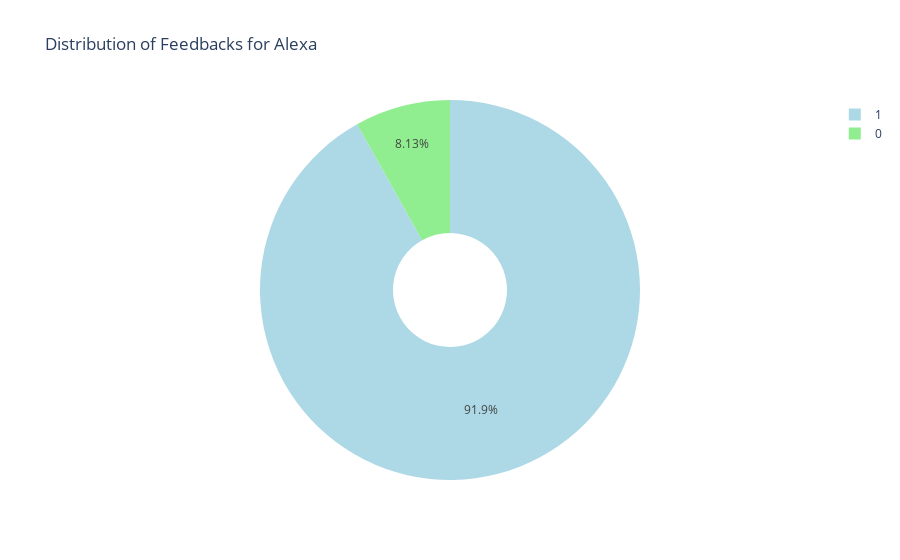

The notebook cell this image was saved under:
### Markdown cell above
By looking at the above pie chart, we can infer that most of the Ratings are good for alexa. Around 72.6% people have given Alexa 5 Star rating, which is very good. 14.4% people have given Alexa a 4 Star Rating, which is also good. that means 72.6+14.4 = 87% people have given alexa good rating.

4.38% people have given alexa an average rating of 3 stars. 3.05% people did not like alexa and chose to give only 2 star ratings to alexa whereas 5.11% people hated alexa and decided to give alexa only 1 Star Rating. This a total of 3.05+5.11 = 8.16% people did not like alexa.

### Code cell
import plotly.graph_objs as go
import plotly.offline as py

feedbacks = data['feedback'].value_counts()

label_feedback = feedbacks.index
size_feedback = feedbacks.values

# Define colors for the pie chart slices
colors = ['lightblue', 'lightgreen']

feedback_piechart = go.Pie(labels=label_feedback,
                           values=size_feedback,
                           marker=dict(colors=colors),
                           name='Alexa', hole=0.3)

df2 = [feedback_piechart]

layout = go.Layout(title='Distribution of Feedbacks for Alexa')

fig = go.Figure(data=df2, layout=layout)

py.iplot(fig)

### Figure 1 — Plotly figure (JSON) as saved in the notebook; plotly's stock layout.template omitted (floating-point values rounded to 4 significant figures)
{"data": [{"hole": 0.3, "labels": [1, 0], "marker": {"colors": ["lightblue", "lightgreen"]}, "name": "Alexa", "type": "pie", "values": [2893, 256]}], "layout": {"title": {"text": "Distribution of Feedbacks for Alexa"}}}
